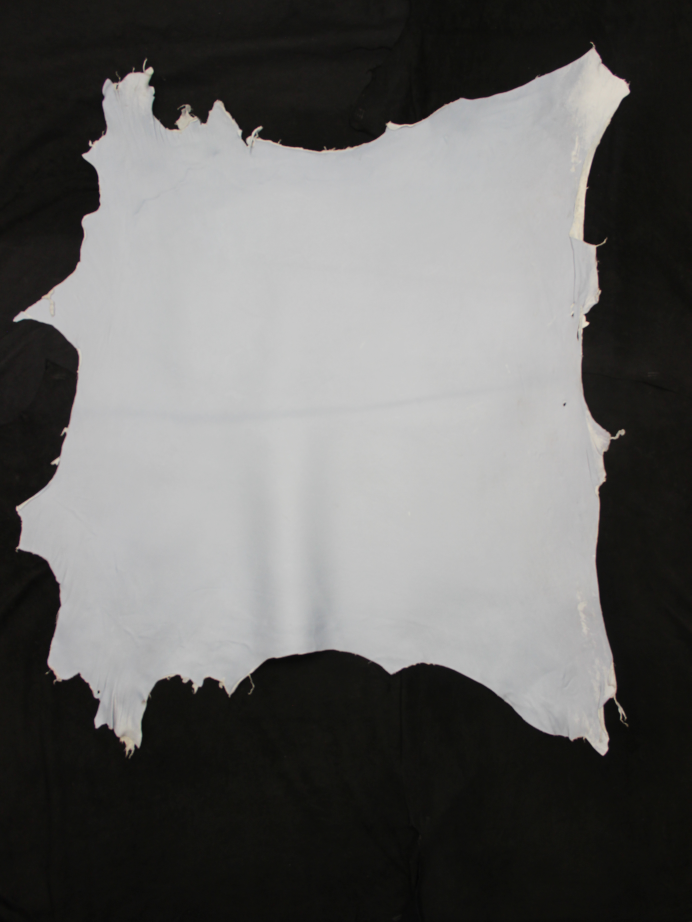
#> input picture C++/c1_1.JPG, 3456 x 4608 px, found by its file name (shown at 1/5 size)
$ python Gera_resize.py
#> lines starting #> are read from the running program, lines starting #| are printed output that depends on the picture
### Metodos.py
## SVM - OpenCV 2.4.13
import cv2
import numpy as np
import math as mp
import random
#####################################################################################################################################################################################################
## retorna o numero de objetos e o numero de atributos do arquivo MomCent padronizado.
# [121 lines left out: functions GetObjetosAtributos, PassaBancoDeDadosParaMat, AtribuirValoresMatrizes, GetQuantidadeDeObjetosPorClasse, leave_on_out, Normalizar and 3 more, not called in this run]
#####################################################################################################################################################################################################
##
def getCoOccurrenceMatrix(image, grayscale):
    coOccurence = np.zeros((grayscale,grayscale))                                               ##
    for i in range(len(image)):                                                                 ##
        for j in range(len(image[0])-1):                                                        ##
            coOccurence[image[i][j]][image[i][j+1]]= coOccurence[image[i][j]][image[i][j+1]] +1 ##
    return coOccurence                                                                          ##
#####################################################################################################################################################################################################
##
def normalizeCoOccurrenceMatrix(coOccurence,imageQuantized, grayscale):
	coOccurenceNormalized = np.zeros((grayscale,grayscale))                                                                 ##
	for i in range(grayscale):                                                                                              ##
		for j in range(grayscale):                                                                                      ##
			coOccurenceNormalized[i][j] = coOccurence[i][j]/(len(imageQuantized)*(len(imageQuantized[0]) -1))       ##
	return coOccurenceNormalized                                                                                            ##
#####################################################################################################################################################################################################
##
def getFeatures(coOccurenceNormalized, grayscale):
    glcm_features = np.zeros(10)                                                                                                ##
    correlation,mean1,mean2,deviation,deviation1,deviation2 = 0,0,0,0,0,0                                                       ##
    for i in range(grayscale):                                                                                                  ##
        for j in range(grayscale):                                                                                              ##
            glcm_features[0] =glcm_features[0] + ( (i-j) * (i-j) * (coOccurenceNormalized[i][j]))                               ##
            glcm_features[2] =glcm_features[2] + (coOccurenceNormalized[i][j] * coOccurenceNormalized[i][j] )                   ##
            glcm_features[3] =glcm_features[3] + (( coOccurenceNormalized[i][j]) / ( 1+abs(i-j) ));                             ##
            if(i!=j):                                                                                                           ##
                glcm_features[4]=glcm_features[4] + (coOccurenceNormalized[i][j] / (1 + (i-j)*(i-j)))                           ##
                glcm_features[6]=glcm_features[6] + (coOccurenceNormalized[i][j]*(abs(i-j)) )                                   ##
            if(coOccurenceNormalized[i][j]!=0):                                                                                 ##
                glcm_features[5] =glcm_features[5] + (coOccurenceNormalized[i][j]*mp.log10(coOccurenceNormalized[i][j]))        ##
            glcm_features[7] = glcm_features[7] +(coOccurenceNormalized[i][j]*coOccurenceNormalized[i][j])                      ##
            correlation = correlation + ( (i*j) * ( (coOccurenceNormalized[i][j]) ) )                                           ##
            mean1 = mean1+(i * ( (coOccurenceNormalized[i][j]) ))                                                               ##
            mean2+= (j * ( (coOccurenceNormalized[i][j]) ))                                                                     ##
            deviation1+= ( (i*i) * (coOccurenceNormalized[i][j]) )                                                              ##
            deviation2+= ( (j*j) * (coOccurenceNormalized[i][j]) )                                                              ##
    glcm_features[5] *= -1                                                                                                      ##
    deviation1-=mean1*mean1                                                                                                     ##
    deviation2-=mean2*mean2                                                                                                     ##
    deviation1=mp.sqrt(deviation1)                                                                                              ##
    deviation2=mp.sqrt(deviation2)                                                                                              ##
    deviation=(deviation1*deviation2)                                                                                           ##
    if(deviation==0):                                                                                                           ##
        deviation = 1                                                                                                           ##
    glcm_features[1]=(correlation-(mean1*mean2))/deviation                                                                      ##
    for i in range(grayscale):                                                                                                  ##
        for j in range(grayscale):                                                                                              ##
            glcm_features[8] += ((i-(mean1+mean2)/2)*(i-(mean1+mean2)/2))*coOccurenceNormalized[i][j]                           ##
    return glcm_features                                                                                                        ##
#####################################################################################################################################################################################################
##
# [9 lines left out: function resize_img, not called in this run]
#####################################################################################################################################################################################################
##
def cria_Arquivo_GLCM(percent,method, text,caminho):
    img = cv2.imread(caminho+'/c1_1.JPG',0)
    x = int(len(img)*percent)
    y = int(len(img[0])*percent)
    # Load an color image in grayscale
    bd = []
    for i in range(1,8):
        for j in range(1,51):
            print caminho+'/c'+str(i)+'_'+str(j)+'.JPG', percent, text
            img = cv2.imread(caminho+'/c'+str(i)+'_'+str(j)+'.JPG',0)
            if(method ==0 ): img = cv2.resize(img,(y,x),interpolation = cv2.INTER_NEAREST)
            if(method ==1 ): img = cv2.resize(img,(y,x),interpolation = cv2.INTER_LINEAR)
            if(method ==2 ): img = cv2.resize(img,(y,x),interpolation = cv2.INTER_AREA)
            if(method ==3 ): img = cv2.resize(img,(y,x),interpolation = cv2.INTER_CUBIC )
            if(method ==4 ): img = cv2.resize(img,(y,x),interpolation = cv2.INTER_LANCZOS4 )
            if(method ==5 ): img = resize_img(img,percent)
            imgQuantized = img.copy()
            coOccurence = getCoOccurrenceMatrix(imgQuantized, 256)
            coOccurenceNormalized = normalizeCoOccurrenceMatrix(coOccurence,imgQuantized,256)
            glcm_features  = getFeatures(coOccurenceNormalized, 256)
            glcm_features[9] = float(i)
            bd.append(glcm_features)
    Salvar_arquivo(bd,"GLCM_RESIZE/"+text+"/GLCM_"+str(percent*100)+".txt")
#####################################################################################################################################################################################################
##
# [51 lines left out: functions GLCM, memory, Train_extract, five_best_avg, avg, not called in this run]
#####################################################################################################################################################################################################

### Gera_resize.py
import thread
from Metodos import *
percent = 90

for i in range(22,101):
    thread.start_new_thread( cria_Arquivo_GLCM, ((float(i)/100),0,"INTER_NEAREST", '../couro_images'))
#> (this line was passed over: thread is not available in this run)
##    thread.start_new_thread( cria_Arquivo_GLCM, ((float(i)/100),1,"INTER_LINEAR"))
    thread.start_new_thread( cria_Arquivo_GLCM, ((float(i)/100),2,"INTER_AREA", '../couro_images'))
#> (this line was passed over: thread is not available in this run)
    thread.start_new_thread( cria_Arquivo_GLCM, ((float(i)/100),3,"INTER_CUBIC", '../couro_images'))
#> (this line was passed over: thread is not available in this run)
    cria_Arquivo_GLCM((float(i)/100),4,"INTER_LANCZOS4", '../couro_images')
#> in cria_Arquivo_GLCM, `x = int(len(img)*percent)`: x = 1013
#> in cria_Arquivo_GLCM, `y = int(len(img[0])*percent)`: y = 760
#> in cria_Arquivo_GLCM, `if(method ==4 ): img = cv2.resize(img,(y,x),interpolation = cv2.INTER_..`:
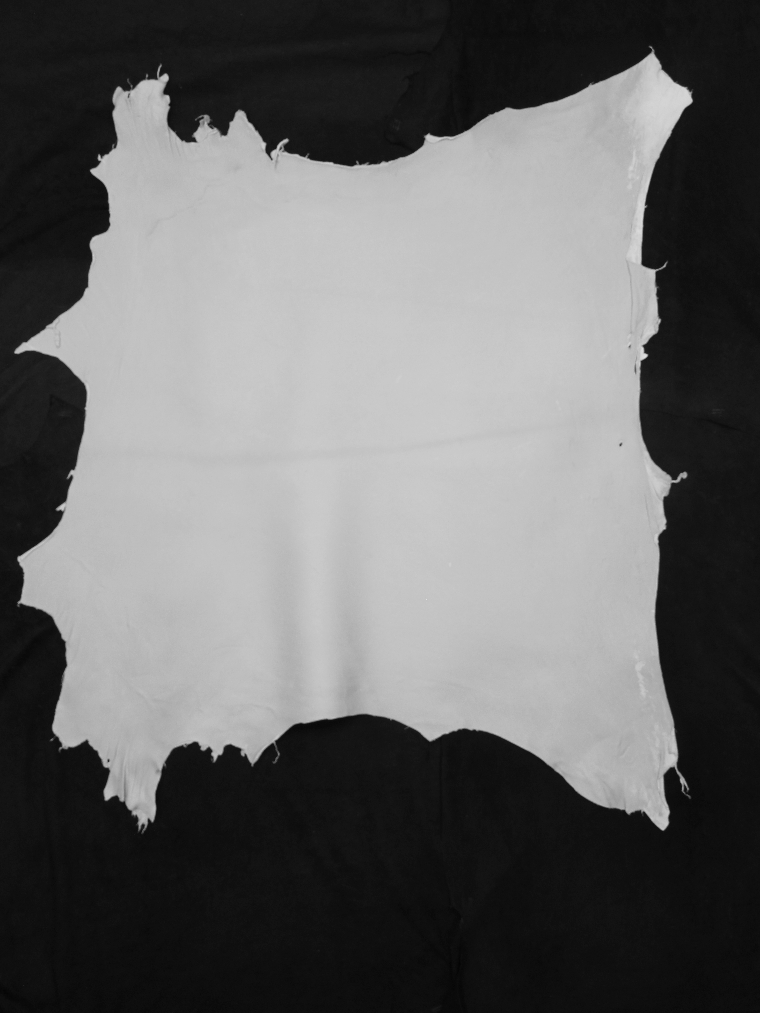
#> img: shape (1013, 760); min 3, max 226, mean 101.9
#> after the loop in getCoOccurrenceMatrix, `for i in range(len(image)):`:
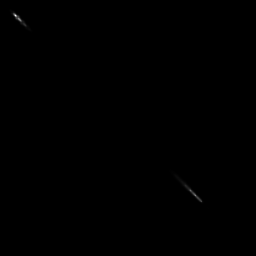
#> coOccurence: shape (256, 256) float64; min 0, max 21008, mean 11.7; drawn with min black and max white
#> after the loop in getFeatures, `for i in range(grayscale):`: correlation = 17807.9; deviation1 = 17824.1; deviation2 = 17824; glcm_features = [32.29, 0, 0.00652, 0.581, 0.253, -2.44, 1.66, 0.00652, 0, 0]; mean1 = 102
#> in getFeatures, `deviation1-=mean1*mean1`: deviation1 = 7412.2
#> in getFeatures, `deviation2-=mean2*mean2`: deviation2 = 7412.7
#> in getFeatures, `deviation1=mp.sqrt(deviation1)`: deviation1 = 86.09
#> in getFeatures, `deviation2=mp.sqrt(deviation2)`: deviation2 = 86.1
#> in getFeatures, `deviation=(deviation1*deviation2)`: deviation = 7412.4
#> after the loop in getFeatures, `for i in range(grayscale):`: glcm_features = [32.29, 0.998, 0.00652, 0.581, 0.253, 2.44, 1.66, 0.00652, 7412.2, 0]
#> (the run stopped early here; a loop or call above may not have finished)
